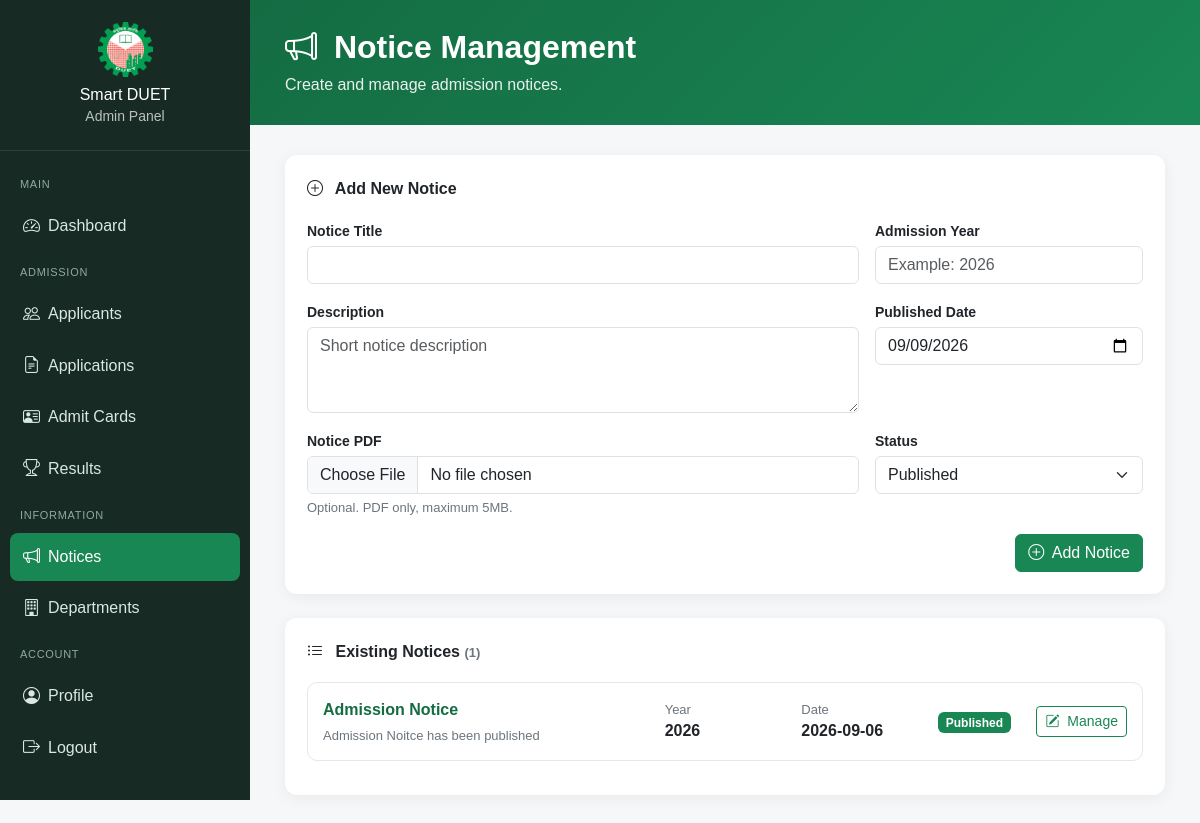
The app's page /admin/notices.php (signed in) with its own data.
### tables this page shows
CREATE TABLE `notices` (
  `id` int(10) UNSIGNED NOT NULL,
  `title` varchar(255) NOT NULL,
  `description` text DEFAULT NULL,
  `pdf_file` varchar(255) DEFAULT NULL,
  `admission_year` year(4) DEFAULT NULL,
  `published_date` date NOT NULL,
  `status` enum('published','draft') NOT NULL DEFAULT 'published',
  `created_at` timestamp NOT NULL DEFAULT current_timestamp(),
  `updated_at` timestamp NOT NULL DEFAULT current_timestamp() ON UPDATE current_timestamp()
);

### includes/functions.php (called while the page is built, shortened)
<?php
function e($value): string
{
    return htmlspecialchars(
        (string) $value,
        ENT_QUOTES,
        'UTF-8'
    );
}

### admin/notices.php (the view, shortened to what this page needs)
<?php
require_once __DIR__ . '/../includes/functions.php';
$sql = "
    SELECT
        id,
        title,
        description,
        pdf_file,
        admission_year,
        published_date,
        status,
        created_at
    FROM notices
    ORDER BY published_date DESC, id DESC
";
$result = $conn->query($sql);
$notices = [];
if ($result) {
    while ($row = $result->fetch_assoc()) {
        $notices[] = $row;
    }
}
?>
<!DOCTYPE html>
<html lang="en">
<head>
    <link
        href="https://cdn.jsdelivr.net/npm/bootstrap@5.3.3/dist/css/bootstrap.min.css"
        rel="stylesheet"
    >
    <link
        href="https://cdn.jsdelivr.net/npm/bootstrap-icons@1.11.3/font/bootstrap-icons.css"
        rel="stylesheet"
    >
    <link
        rel="stylesheet"
        href="<?= APP_URL ?>/css/admin.css"
    >
</head>
<body class="admin-body">
<aside class="admin-sidebar">
    <div class="admin-logo">
        <?php
        $logoPath = __DIR__ . '/../assets/images/duet-logo.png';
        if (file_exists($logoPath)):
        ?>
            <img
                src="<?= APP_URL ?>/assets/images/duet-logo.png"
                alt="DUET Logo"
            >
        <?php endif; ?>
        <h5>Smart DUET</h5>
        <small>Admin Panel</small>
    </div>
    <div class="admin-menu">
        <div class="admin-menu-title">
            Main
        </div>
        <a href="<?= APP_URL ?>/admin/dashboard.php">
            <i class="bi bi-speedometer2"></i>
            Dashboard
        </a>
        <div class="admin-menu-title">
            Admission
        </div>
        <a href="<?= APP_URL ?>/admin/applicants.php">
            <i class="bi bi-people"></i>
            Applicants
        </a>
        <a href="<?= APP_URL ?>/admin/applications.php">
            <i class="bi bi-file-earmark-text"></i>
            Applications
        </a>
        <a href="<?= APP_URL ?>/admin/admit-cards.php">
            <i class="bi bi-person-vcard"></i>
            Admit Cards
        </a>
        <a href="<?= APP_URL ?>/admin/results.php">
            <i class="bi bi-trophy"></i>
            Results
        </a>
        <div class="admin-menu-title">
            Information
        </div>
        <a
            href="<?= APP_URL ?>/admin/notices.php"
            class="active"
        >
            <i class="bi bi-megaphone"></i>
            Notices
        </a>
        <a href="<?= APP_URL ?>/admin/departments.php">
            <i class="bi bi-building"></i>
            Departments
        </a>
        <div class="admin-menu-title">
            Account
        </div>
        <a href="<?= APP_URL ?>/admin/profile.php">
            <i class="bi bi-person-circle"></i>
            Profile
        </a>
        <a href="<?= APP_URL ?>/admin/logout.php">
            <i class="bi bi-box-arrow-right"></i>
            Logout
        </a>
    </div>
</aside>
<main class="admin-main">
    <section class="admin-hero">
        <h2>
            <i class="bi bi-megaphone me-2"></i>
            Notice Management
        </h2>
        <p>
            Create and manage admission notices.
        </p>
    </section>
    <section class="admin-content">
        <div class="admin-card mb-4">
            <div class="admin-card-title">
                <i class="bi bi-plus-circle me-2"></i>
                Add New Notice
            </div>
            <form
                method="POST"
                action="<?= APP_URL ?>/admin/actions/notice_action.php"
                enctype="multipart/form-data"
            >
                <div class="row g-3">
                    <div class="col-md-8">
                        <label class="admin-form-label mb-1">
                            Notice Title
                        </label>
                        <input
                            type="text"
                            name="title"
                            class="form-control"
                            maxlength="255"
                            required
                        >
                    </div>
                    <div class="col-md-4">
                        <label class="admin-form-label mb-1">
                            Admission Year
                        </label>
                        <input
                            type="number"
                            name="admission_year"
                            class="form-control"
                            min="2000"
                            max="2100"
                            placeholder="Example: 2026"
                        >
                    </div>
                    <div class="col-md-8">
                        <label class="admin-form-label mb-1">
                            Description
                        </label>
                        <textarea
                            name="description"
                            class="form-control"
                            rows="3"
                            placeholder="Short notice description"
                        ></textarea>
                    </div>
                    <div class="col-md-4">
                        <label class="admin-form-label mb-1">
                            Published Date
                        </label>
                        <input
                            type="date"
                            name="published_date"
                            class="form-control"
                            value="<?= date('Y-m-d') ?>"
                            required
                        >
                    </div>
                    <div class="col-md-8">
                        <label class="admin-form-label mb-1">
                            Notice PDF
                        </label>
                        <input
                            type="file"
                            name="pdf_file"
                            class="form-control"
                            accept=".pdf"
                        >
                        <div class="admin-small-text mt-1">
                            Optional. PDF only, maximum 5MB.
                        </div>
                    </div>
                    <div class="col-md-4">
                        <label class="admin-form-label mb-1">
                            Status
                        </label>
                        <select
                            name="status"
                            class="form-select"
                            required
                        >
                            <option value="published">
                                Published
                            </option>
                        </select>
                    </div>
                    <div class="col-12 text-end">
                        <button
                            type="submit"
                            class="btn btn-admin"
                        >
                            <i class="bi bi-plus-circle me-1"></i>
                            Add Notice
                        </button>
                    </div>
                </div>
            </form>
        </div>
        <div class="admin-card">
            <div class="admin-card-title">
                <i class="bi bi-list-ul me-2"></i>
                Existing Notices
                <span class="admin-small-text">
                    (<?= count($notices) ?>)
                </span>
            </div>
            <?php if (empty($notices)): ?>
                <div class="admin-empty">
                    <i class="bi bi-megaphone"></i>
                    <h6>
                        No Notices Found
                    </h6>
                    <p>
                        Add a notice using the form above.
                    </p>
                </div>
            <?php else: ?>
                <?php foreach ($notices as $notice): ?>
                    <div class="admin-data-row">
                        <div class="row align-items-center g-3">
                            <div class="col-lg-5">
                                <div class="fw-bold admin-primary-text">
                                    <?= e($notice['title']) ?>
                                </div>
                                <?php if (!empty($notice['description'])): ?>
                                    <div class="admin-small-text mt-1">
                                        <?= e(
                                            mb_strimwidth(
                                                $notice['description'],
                                                0,
                                                100,
                                                '...'
                                            )
                                        ) ?>
                                    </div>
                                <?php endif; ?>
                            </div>
                            <div class="col-lg-2">
                                <div class="admin-small-text">
                                    Year
                                </div>
                                <strong>
                                    <?= e(
                                        $notice['admission_year']
                                        ?? 'All'
                                    ) ?>
                                </strong>
                            </div>
                            <div class="col-lg-2">
                                <div class="admin-small-text">
                                    Date
                                </div>
                                <strong>
                                    <?= e($notice['published_date']) ?>
                                </strong>
                            </div>
                            <div class="col-lg-1">
                                <?php if (
                                    $notice['status'] === 'published'
                                ): ?>
                                    <span class="badge text-bg-success">
                                        Published
                                    </span>
                                <?php else: ?>
                                    <span class="badge text-bg-secondary">
                                        Draft
                                    </span>
                                <?php endif; ?>
                            </div>
                            <div class="col-lg-2 text-lg-end">
                                <button
                                    type="button"
                                    class="btn btn-outline-success btn-sm"
                                    data-bs-toggle="collapse"
                                    data-bs-target="#notice<?= (int) $notice['id'] ?>"
                                >
                                    <i class="bi bi-pencil-square me-1"></i>
                                    Manage
                                </button>
                            </div>
                        </div>
                    </div>
                <?php endforeach; ?>
            <?php endif; ?>
        </div>
    </section>
</main>
</body>
</html>

### css/admin.css (style rules this page uses)
:root { --admin-primary: #198754; --admin-dark: #146c43; --admin-sidebar: #172b24; --admin-light: #e9f7ef; --admin-bg: #f5f7f9; --admin-text: #212529; --admin-muted: #6c757d; }
.admin-body { margin: 0; background: var(--admin-bg); color: var(--admin-text); font-family: Arial, sans-serif; }
.admin-sidebar { position: fixed; left: 0; top: 0; width: 250px; height: 100vh; background: var(--admin-sidebar); color: #fff; overflow-y: auto; z-index: 1000; }
.admin-logo { padding: 22px 20px; text-align: center; border-bottom: 1px solid rgba(255, 255, 255, .1); }
.admin-logo img { width: 55px; height: 55px; object-fit: contain; margin-bottom: 8px; }
.admin-logo h5 { margin: 0; font-size: 16px; }
.admin-logo small { opacity: .7; }
.admin-menu { padding: 15px 10px; }
.admin-menu-title { padding: 10px; color: #91a99e; font-size: 11px; text-transform: uppercase; letter-spacing: .7px; }
.admin-menu a { display: flex; align-items: center; color: #dbe7e1; text-decoration: none; padding: 11px 13px; margin-bottom: 4px; border-radius: 8px; transition: .2s; }
.admin-menu a i { width: 25px; font-size: 17px; }
.admin-menu a:hover, .admin-menu a.active { background: var(--admin-primary); color: #fff; }
.admin-main { margin-left: 250px; min-height: 100vh; }
.admin-hero { background: linear-gradient( 135deg, var(--admin-dark), var(--admin-primary) ); color: #fff; padding: 28px 35px; }
.admin-hero h2 { margin: 0; font-weight: 700; }
.admin-hero p { margin: 7px 0 0; opacity: .9; }
.admin-content { padding: 30px 35px; }
.admin-card { background: #fff; border: 0; border-radius: 12px; padding: 22px; box-shadow: 0 3px 15px rgba(0, 0, 0, .06); }
.admin-card-title { font-weight: 700; margin-bottom: 18px; }
.admin-form-label { font-weight: 600; font-size: 14px; }
.btn-admin { background: var(--admin-primary); border-color: var(--admin-primary); color: #fff; }
.admin-data-row { border: 1px solid #e7e7e7; border-radius: 10px; padding: 15px; margin-bottom: 12px; transition: .2s; }
.admin-small-text { font-size: 13px; color: var(--admin-muted); }
.admin-primary-text { color: var(--admin-dark); }

### records on screen
notices: title "Admission Notice", description "Admission Noitce has been published", admission_year "2026", published_date "2026-09-06", status "Published"

### other values on screen
count($notices) "1"
